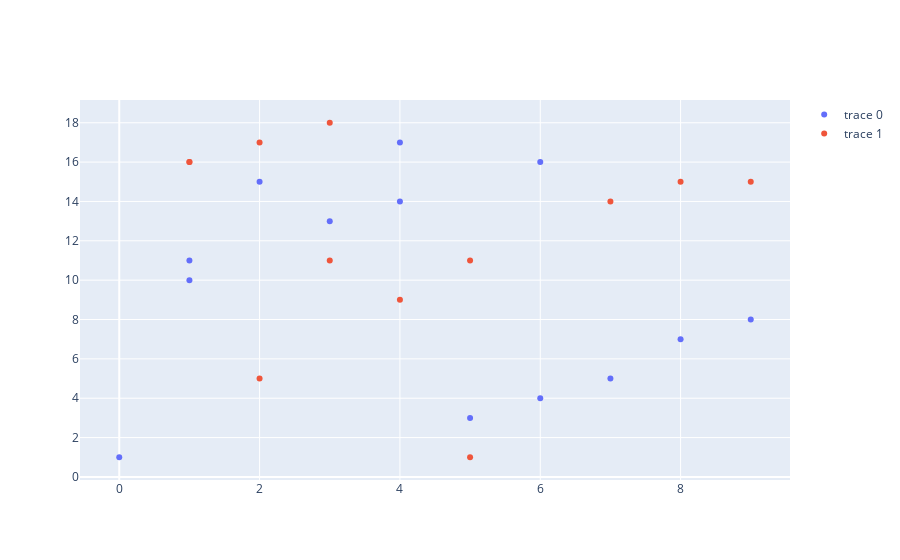

Source (notebook cell):
### Code cell
trace0 =go.Scatter(
  x=[1, 2, 3, 4,5,6,7,8,9,0,1,4,6,7,8,7],
  y=[10, 15, 13, 17,3,4,5,7,8,1,11,14,16], 
    mode='markers'
)

trace1 =go.Scatter(
  x=[1, 2, 3, 4,5,7,8,9,1,2,3,5,6,3,2,5,],
  y=[16, 5, 11, 9,11,14,15,15,16,17,18,1],
    mode='markers'
)
data =Data([trace0,trace1])
iplot(data)

### Figure 1 — Plotly figure (JSON) as saved in the notebook; plotly's stock layout.template omitted (floating-point values rounded to 4 significant figures)
{"data": [{"mode": "markers", "type": "scatter", "x": [1, 2, 3, 4, 5, 6, 7, 8, 9, 0, 1, 4, 6, 7, 8, 7], "y": [10, 15, 13, 17, 3, 4, 5, 7, 8, 1, 11, 14, 16]}, {"mode": "markers", "type": "scatter", "x": [1, 2, 3, 4, 5, 7, 8, 9, 1, 2, 3, 5, 6, 3, 2, 5], "y": [16, 5, 11, 9, 11, 14, 15, 15, 16, 17, 18, 1]}], "layout": {}}
